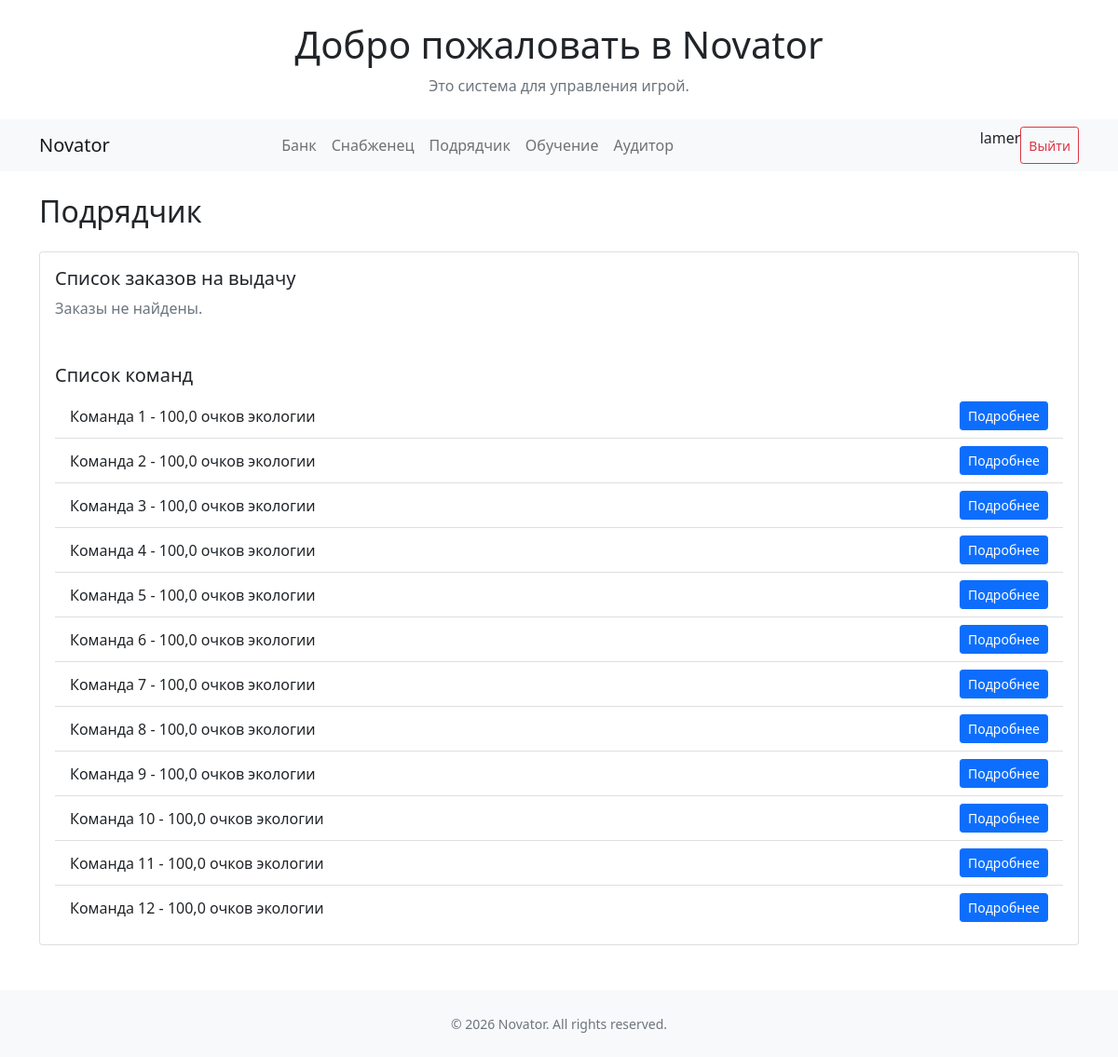
The page /contactor/ (signed in) on the database its author committed.
### novator/main/models.py (models this page shows, shortened)
class Team(models.Model):
    name = models.CharField(max_length=100, verbose_name='Имя команды')
    slug = models.SlugField(max_length=100)
    status = models.BooleanField(default=False, verbose_name='Активно')
    learn_les = models.BooleanField(default=False, verbose_name='Мастер ЛЭС')
    learn_grs = models.BooleanField(default=False, verbose_name='Оператор ГРС')
    learn_ks = models.BooleanField(default=False, verbose_name='Инженер ГKС')
    auto = models.IntegerField(default=0, verbose_name='Автотранспорт')

class EcoScore(models.Model):
    team = models.OneToOneField(Team, on_delete=models.CASCADE, related_name='eco_scores')
    score = models.FloatField(max_length=10, verbose_name='Всего баллов')

### novator/contactor/views.py (the view)
# urls.py: path('', views.index, name='index'),
def index(request):
    zakazy = Zakaz.objects.filter(status__pk=2,payment=True,issued=False,category__slug='eco', team__name__in=request.user.userprofile.teams.values_list('name', flat=True))
    zakazy_items = ZakazItem.objects.filter(zakaz__in=zakazy)
    teams = Team.objects.filter(status=True, name__in=request.user.userprofile.teams.values_list('name', flat=True))
    return render(request, 'contactor/index.html', {'teams': teams, 'zakazy': zakazy, 'zakazy_items': zakazy_items})

### novator/templates/contactor/index.html (shortened to what this page needs)
{% extends "base.html" %}
{% load static %}
{% block content %}
<div class="container my-4">
  <h2 class="mb-4">Подрядчик</h2>
  <div class="card">
    <div class="card-body">
      <h5 class="card-title">Список заказов на выдачу</h5>
      {% if zakazy %}
        <div class="table-responsive">
          <table class="table table-hover">
            <thead class="table-light">
              <tr>
                <th>#</th>
                <th>Команда</th>
                <th>Материал</th>
                <th>Год</th>
                <th>Всего очков экологии</th>
                <th>Действия</th>
              </tr>
            </thead>
            <tbody>
              {% for zakaz in zakazy %}
              <tr>
                <td>{{ zakaz.id }}</td>
                <td>{{ zakaz.team.name }}</td>
                <td>{% for item in zakazy_items %}
                {% if item.zakaz.id == zakaz.id %}{{ item.material.name }}- {{ item.quantity|floatformat:0 }} шт.<br>{% endif %}{% endfor %}</td>
                <td>{{ zakaz.year }}</td>
                <td>+{{ zakaz.total_eco_score }}</td>
                <td>
                <div class="d-flex flex-row gap-2">
                  <a href="{% url 'contactor:shipment' zakaz.id %}" class="btn btn-success btn-sm">Выдать</a>
                </div>
                </td>
              </tr>
              {% endfor %}
            </tbody>
          </table>
        </div>
      {% else %}
        <p class="text-muted">Заказы не найдены.</p>
        {% endif %}
    </div>
    <div class="card-body">
      <h5 class="card-title">Список команд</h5>
      <ul class="list-group list-group-flush">
        {% for team in teams %}
        <li class="list-group-item d-flex justify-content-between align-items-center">
          {{ team.name }} - {{ team.eco_scores.score }} очков экологии
          <a href="{% url 'contactor:team_detail' team.id %}" class="btn btn-primary btn-sm">Подробнее</a>
        </li>
        {% endfor %}
      </ul>
    </div>
  </div>
</div>
{% endblock %}

### novator/templates/base.html (shortened to what this page needs)
{% load humanize %}
{% load static %}
<!DOCTYPE html>
<html lang="en">
<head>
    {% block head %}
    <link href="{% static 'css/bootstrap.css' %}" rel="stylesheet">
    {% endblock %}
</head>
<body>
    <header>
    <div class="container my-4">
    <h1 class="text-center">Добро пожаловать в Novator</h1>
    <p class="text-center text-muted">Это система для управления игрой.</p>
</div>
{% if user.is_authenticated %}
  {% block nav %}
        <nav class="navbar navbar-expand-lg navbar-light bg-light navbar-toggle">
  <div class="container">
    <a class="navbar-brand" href="{% url 'main:index' %}">Novator</a>
    <div class="collapse navbar-collapse" id="navbarNav">
      <ul class="navbar-nav mx-auto">
        <li class="nav-item">
          <a class="nav-link" href="{% url 'bank:bank_list' %}">Банк</a>
        </li>
        <li class="nav-item">
          <a class="nav-link" href="{% url 'mtr:index' %}">Снабженец</a>
        </li>
        <li class="nav-item">
          <a class="nav-link" href="{% url 'contactor:index' %}">Подрядчик</a>
        </li>
        <li class="nav-item">
          <a class="nav-link" href="{% url 'learning:index' %}">Обучение</a>
        </li>
        <li class="nav-item">
          <a class="nav-link" href="{% url 'audit:index' %}">Аудитор</a>
        </li>
      </ul>
      <form method="post" action="{% url 'logout' %}" class="d-flex ms-auto">
        <p>{{ user.username }}</p>
        <button type="submit" class="btn btn-outline-danger btn-sm">Выйти</button>
      </form>
    </div>
  </div>
</nav>
  {% endblock %}
{% endif %}
    </header>
    <main>
        {% block content %}{% endblock %}
    </main>
    {% block footer %}
    <footer class="bg-light py-4 mt-5">
  <div class="container text-center">
    <small class="text-muted">&copy; {{ year|default:2026 }} Novator. All rights reserved.</small>
  </div>
</footer>
    {% endblock %}
</body>
</html>

### rows shown on the page
Team: name "Команда 1", eco_scores.score "100,0"
Team: name "Команда 2", eco_scores.score "100,0"
Team: name "Команда 3", eco_scores.score "100,0"
Team: name "Команда 4", eco_scores.score "100,0"
Team: name "Команда 5", eco_scores.score "100,0"
Team: name "Команда 6", eco_scores.score "100,0"
Team: name "Команда 7", eco_scores.score "100,0"
Team: name "Команда 8", eco_scores.score "100,0"
Team: name "Команда 9", eco_scores.score "100,0"
Team: name "Команда 10", eco_scores.score "100,0"
Team: name "Команда 11", eco_scores.score "100,0"
Team: name "Команда 12", eco_scores.score "100,0"

### other values the page prints
{{ user.username }} "lamer"
{{ year|default:2026 }} "2026"
